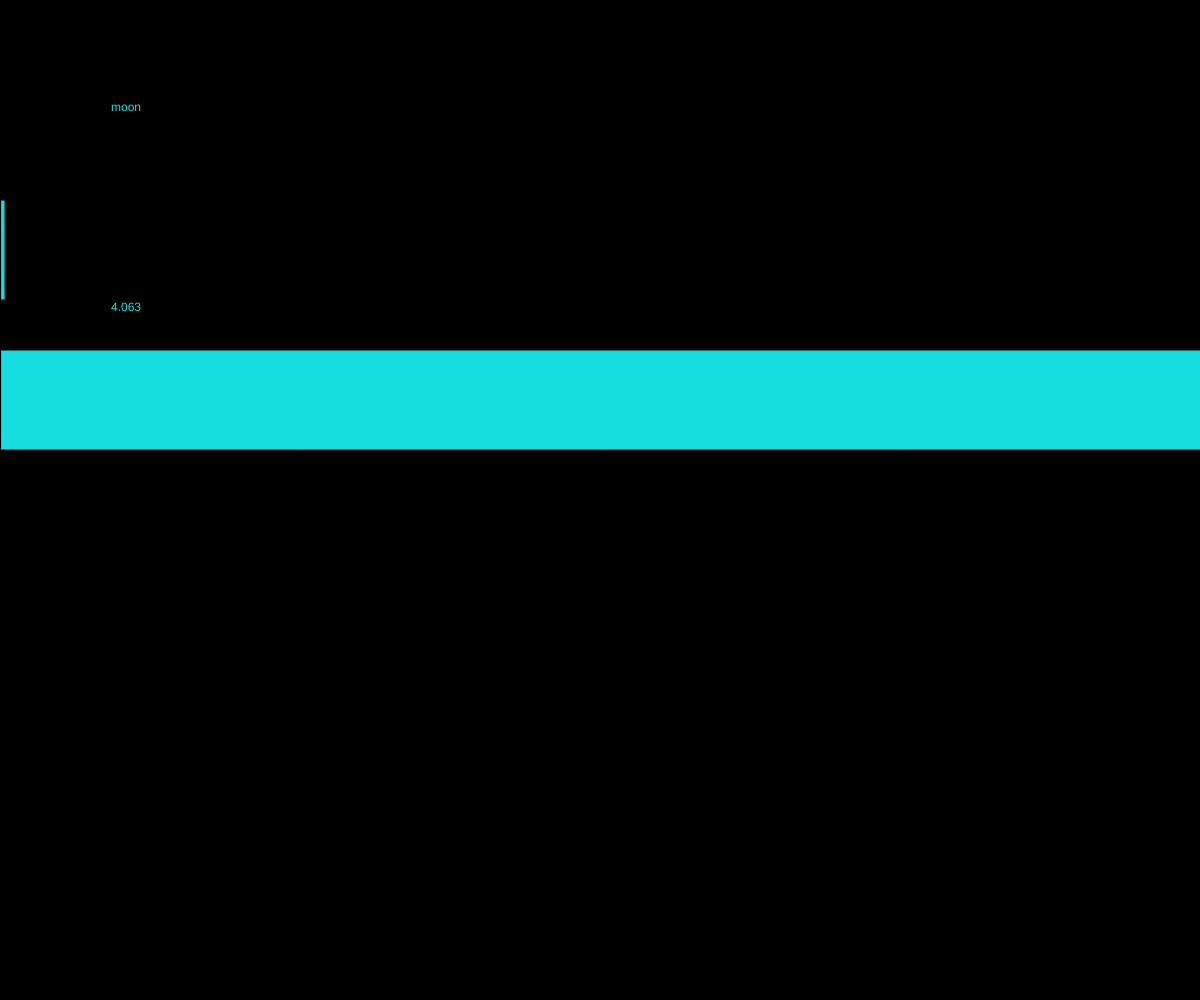
Frame 1 (no input)
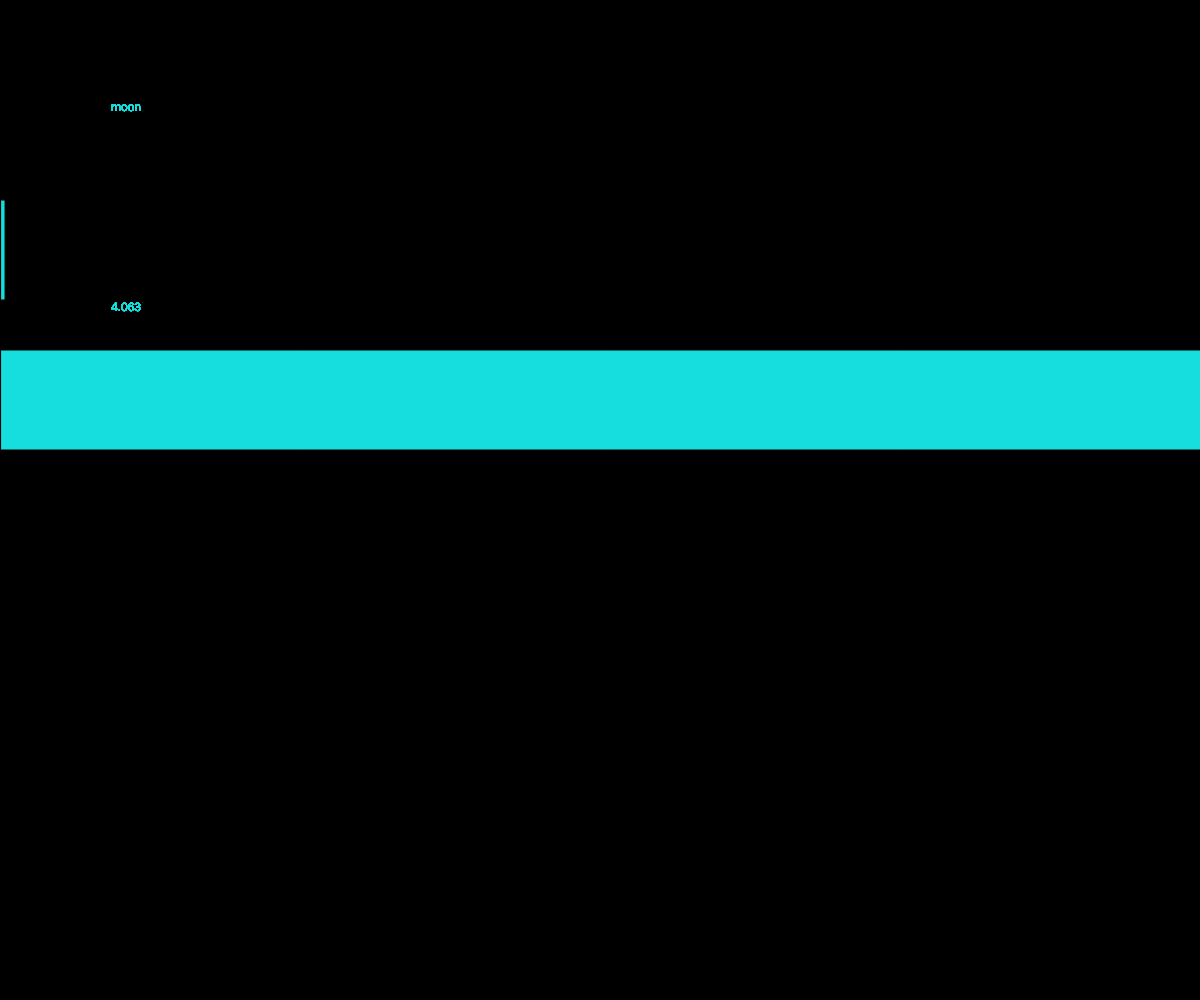
Frame 60 (no input)
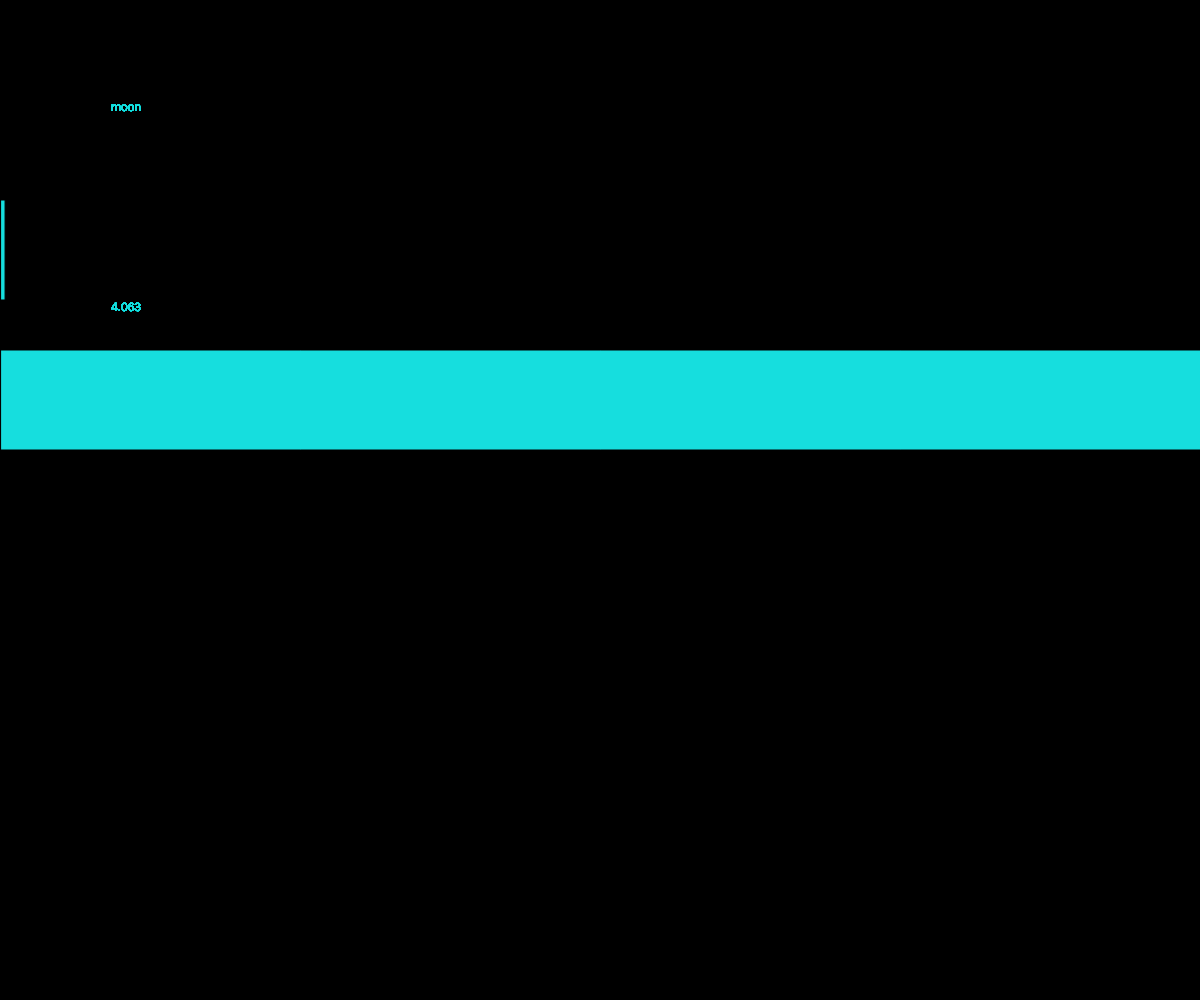
Frame 120 (the mouse pressed at the canvas centre since frame 60)

The p5.js sketch that drew these frames (run headless with seeded random() and noise() and a simulated clock; from frame 60 on, the mouse is pressed at the canvas centre):

// p5.js sketch
// ── sketch.js
// var px1 = 1;
var moon = 4.063 * 10*-.000000001// * (10 * exp(-3));
lightX = -100000000;

function setup() {
   createCanvas(windowWidth,windowHeight);
   background(0);  
}

function draw() {
   // createCanvas(windowWidth,windowHeight);
   fill(223);
   // text("XXX",30,30);
   
   // for(var i = 0; i<50;i++){
   //    fill(222,22,222);
   //    rect(5,5+25*i,(i*1*exp(i))/1,8)
   //    fill(255);
   //    text("10xExp: "+i,5,5+25*i);
   // }
   
   // 4.063 * 10*exp(-8);
   fill(22,222,222);
   text("moon",111,111);
   text(moon*lightX,111,311);
   text(4.3*-lightX,111,411);
   
   rect(1,200,moon*lightX,100);
   rect(1,350,4.3*-lightX,100);
  
}
